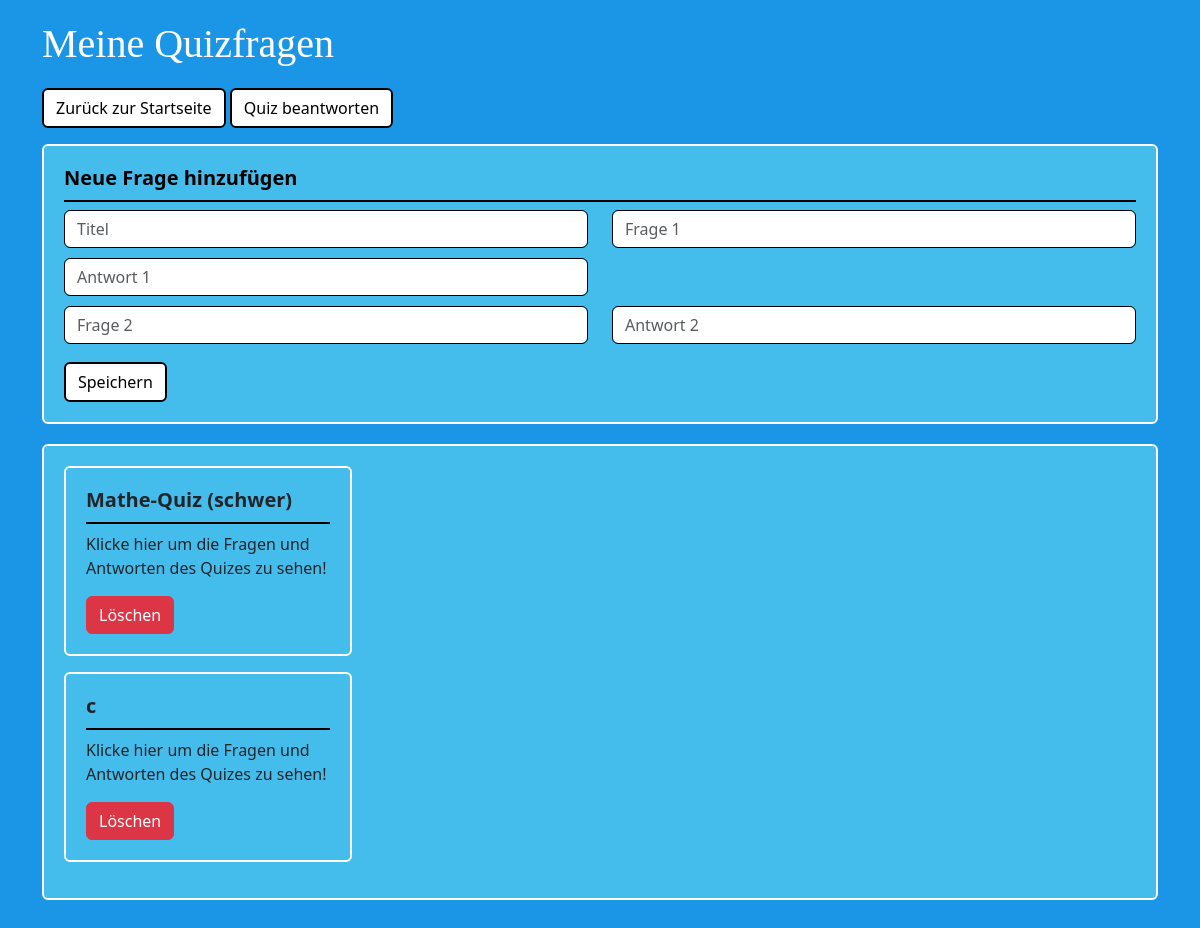
/lehrer, run on an earlier commit of the app's database.
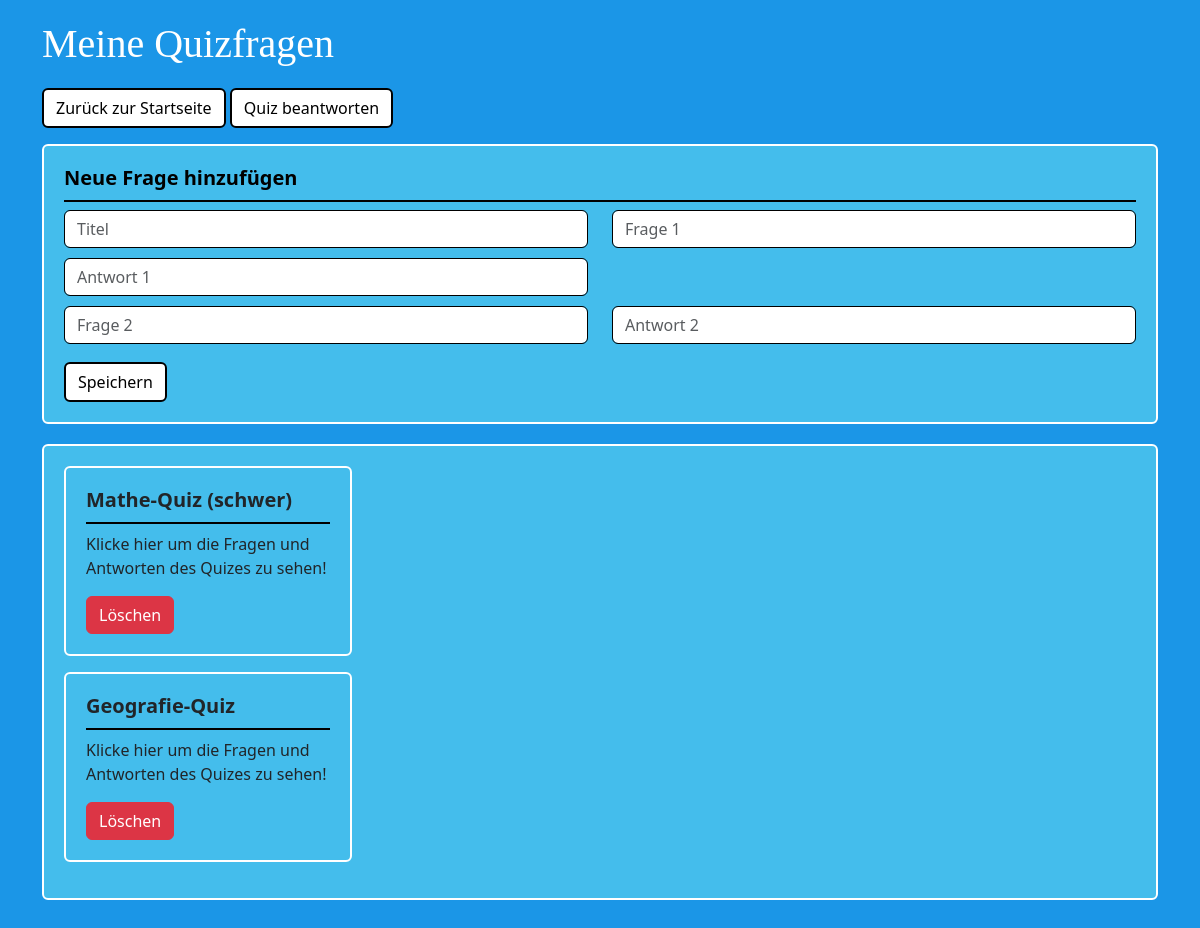
And on a later commit of the database.
### tables this page shows
CREATE TABLE text_quiz (
    Id INTEGER PRIMARY KEY AUTOINCREMENT,
    quiz_titel TEXT,
    frage1 TEXT,
    antwort1 TEXT,
    frage2 TEXT,
    antwort2 TEXT
);

### app.py (the view)
@app.route('/lehrer')
def index():
    conn = get_db_connection()
    text_quiz = conn.execute('SELECT * FROM text_quiz').fetchall()
    conn.close()
    return render_template('index.html', text_quiz=text_quiz)

### app.py (called while the page is built)
def get_db_connection():
    conn = sqlite3.connect('database.db')
    conn.row_factory = sqlite3.Row
    return conn

### templates/index.html (shortened to what this page needs)
<!DOCTYPE html>
<html lang="de">
<head>
    <link href="https://cdn.jsdelivr.net/npm/bootstrap@5.3.8/dist/css/bootstrap.min.css" rel="stylesheet">
    <link rel="stylesheet" href="{{ url_for('static', filename='style2/style.css') }}">
</head>
<body>
    <div class="container">
        <h1 style="font-family: fantasy;">Meine Quizfragen</h1>
        <a href="{{ url_for('start') }}" class="btn btn-secondary mb-3">Zurück zur Startseite</a>
        <a href="{{ url_for('quiz') }}" class="btn btn-warning mb-3">Quiz beantworten</a>
        <div class="card">
            <div class="card-body">
                <h5>Neue Frage hinzufügen</h5>
                <form action="{{ url_for('add_post') }}" method="POST">
                    <div class="row">
                        <div class="col-md-6">
                            <input type="text" name="quiz_titel" class="form-control" placeholder="Titel" required>
                        </div>
                        <div class="col-md-6">
                            <input type="text" name="frage1" class="form-control" placeholder="Frage 1" required>
                        </div>
                        <div class="col-md-6">
                            <input type="text" name="antwort1" class="form-control" placeholder="Antwort 1" required>
                        </div>
                    </div>
                    <div class="row">
                        <div class="col-md-6">
                            <input type="text" name="frage2" class="form-control" placeholder="Frage 2" required>
                        </div>
                        <div class="col-md-6">
                            <input type="text" name="antwort2" class="form-control" placeholder="Antwort 2" required>
                        </div>
                    </div>
                    <button type="submit" class="btn btn-warning mt-2">Speichern</button>
                </form>
            </div>
        </div>
        <div class="card">
            <div class="card-body">
                {% if text_quiz|length == 0 %}
                    <p>Noch keine Fragen vorhanden.</p>
                {% else %}
                    {% for quiz in text_quiz %}
                    <div class="card mb-3" style="width: 18rem;">
                        <div class="card-body">
                            <h5 class="card-title">{{ quiz['quiz_titel'] }}</h5>
                            <p class="card-text">Klicke hier um die Fragen und Antworten des Quizes zu sehen!</p>
                            <form action="{{ url_for('delete_post', id=quiz['Id']) }}" method="POST" style="display:inline;">
                                <button type="submit" class="btn btn-danger" >Löschen</button>
                            </form>
                        </div>
                    </div>
                    {% endfor %}
                {% endif %}
            </div>
        </div>
    </div>
</body>
</html>

What changed in the data, as far as the page shows it:
removed text_quiz: quiz_titel "c"
added text_quiz: quiz_titel "Geografie-Quiz"
